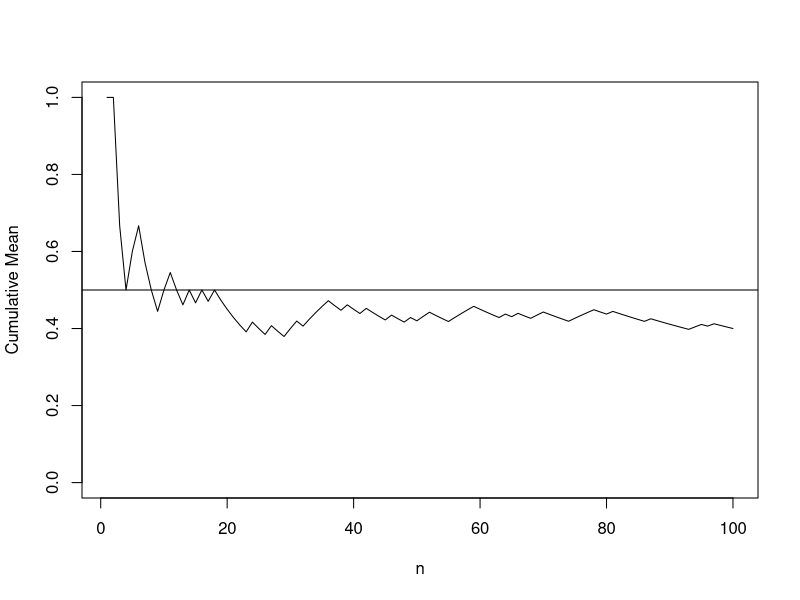
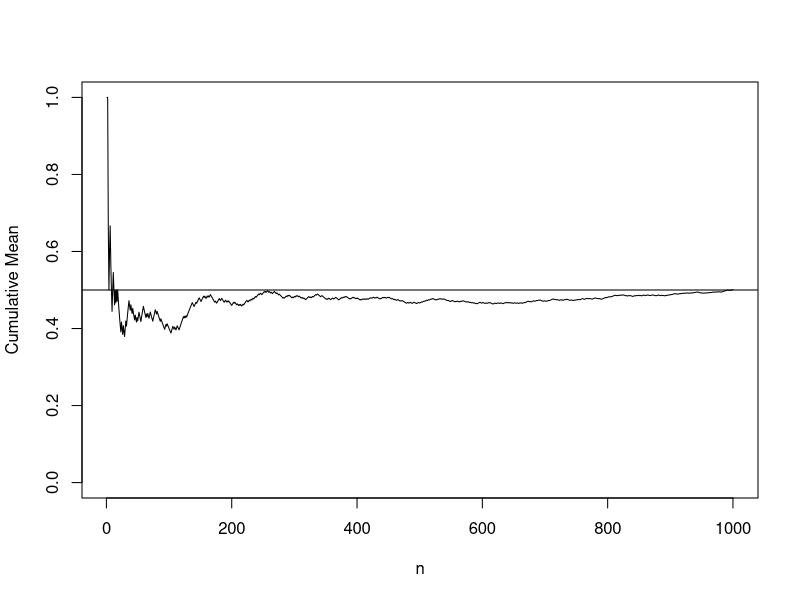
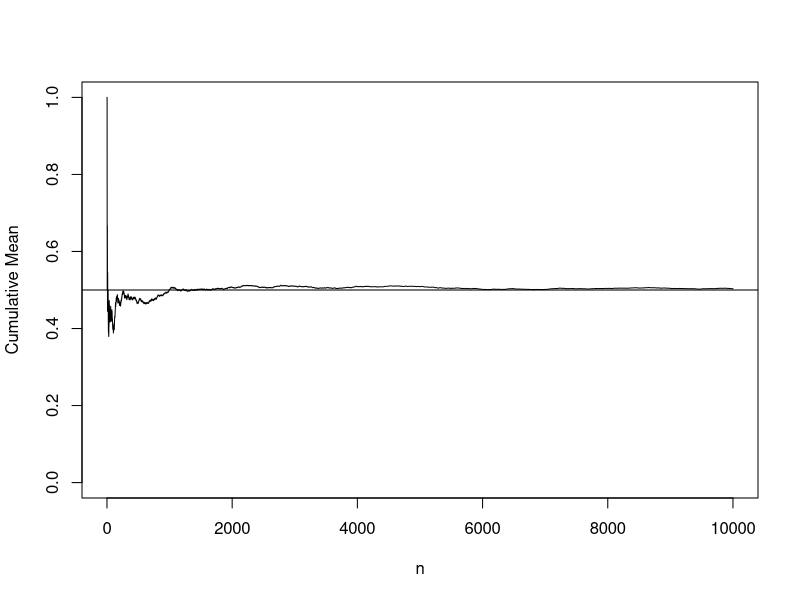
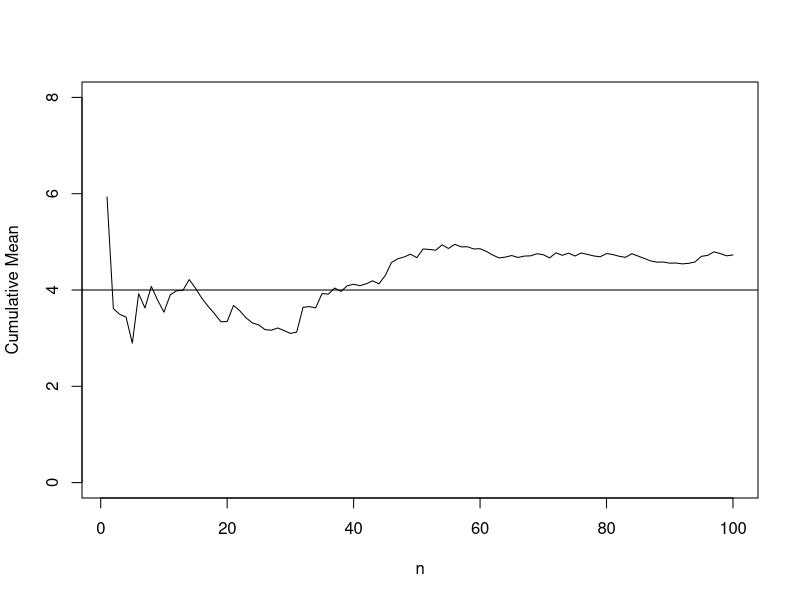
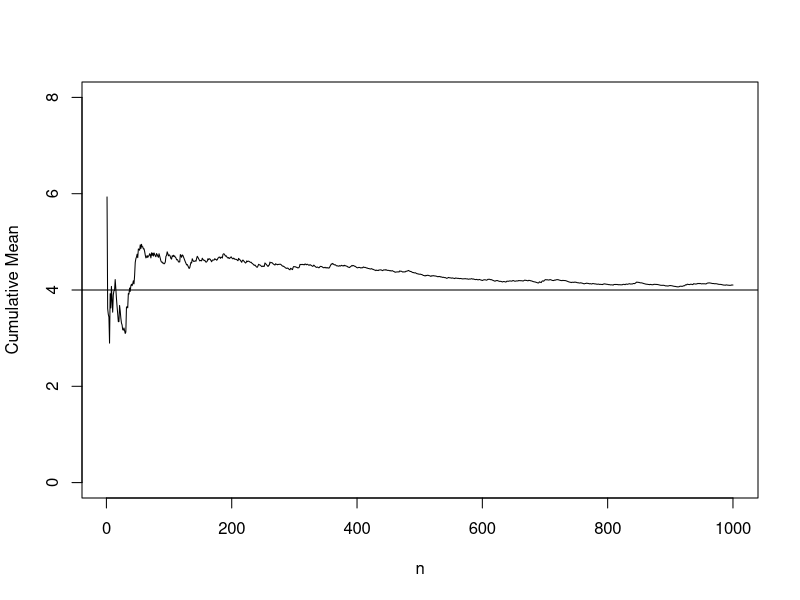
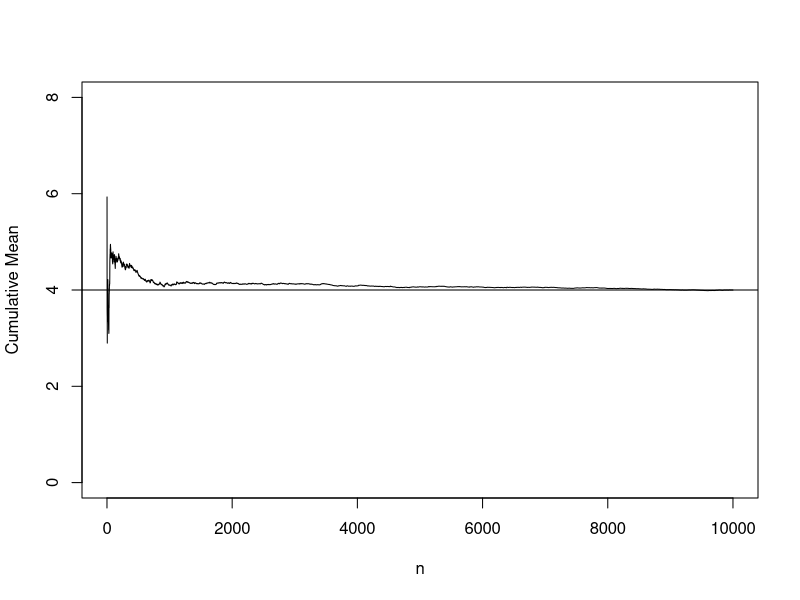
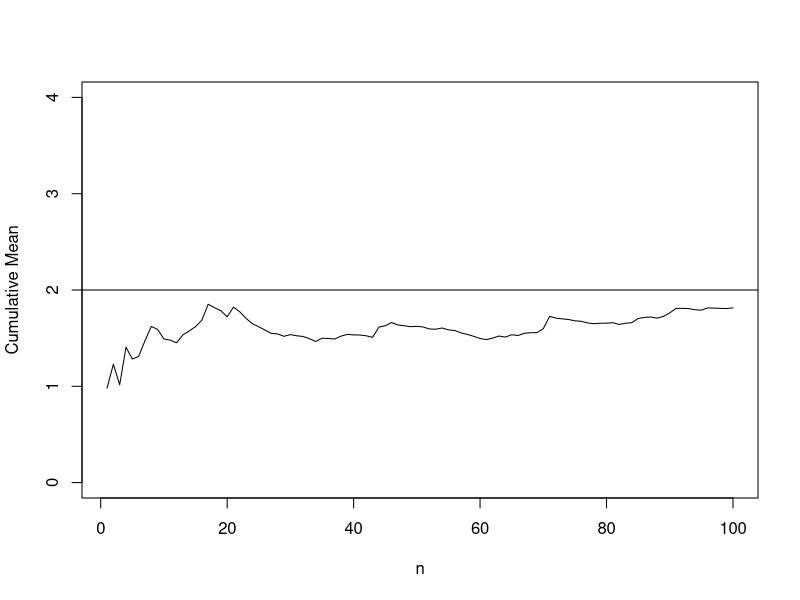
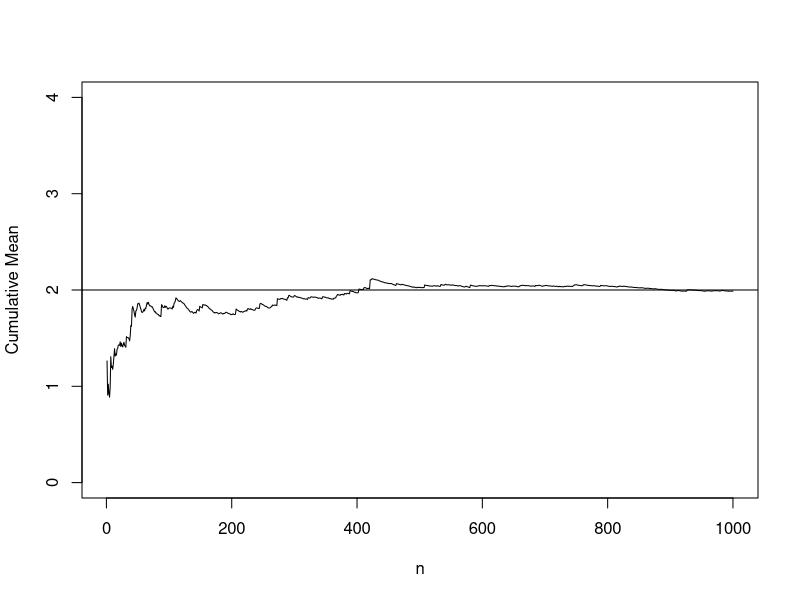

Write the R code that produced these figures, in order. (Note: this script raises an error after producing the figures.)
## ---- chunk 1
rbinom(n=30, size=1, prob=0.5)
## ---- chunk 2
library(dplyr)
bern_10000 <- rbinom(10000, 1, 0.5)
plot(1:100, cummean(bern_10000[1:100]), type="l", ylim=c(0,1),
     xlab="n", ylab="Cumulative Mean")
abline(h=0.5)
## ---- chunk 3
up_to <- 1000
plot(1:up_to, cummean(bern_10000[1:up_to]), type="l", ylim=c(0,1),
     xlab="n", ylab="Cumulative Mean")
abline(h=0.5)
## ---- chunk 4
up_to <- 10000
plot(1:up_to, cummean(bern_10000[1:up_to]), type="l", ylim=c(0,1),
     xlab="n", ylab="Cumulative Mean")
abline(h=0.5)
## ---- chunk 5

exp_10000 <- rexp(10000, rate=0.25)
up_to <- 100
plot(1:up_to, cummean(exp_10000[1:up_to]), type="l", ylim=c(0,8),
     xlab="n", ylab="Cumulative Mean")
abline(h=4)
## ---- chunk 6

up_to <- 1000
plot(1:up_to, cummean(exp_10000[1:up_to]), type="l", ylim=c(0,8),
     xlab="n", ylab="Cumulative Mean")
abline(h=4)
## ---- chunk 7

up_to <- 10000
plot(1:up_to, cummean(exp_10000[1:up_to]), type="l", ylim=c(0,8),
     xlab="n", ylab="Cumulative Mean")
abline(h=4)
## ---- chunk 8

neil_100000 <- sqrt(2*tan(pi*runif(100000)/2))

up_to <- 100
plot(1:up_to, cummean(neil_100000[1:up_to]), type="l", ylim=c(0,4),
     xlab="n", ylab="Cumulative Mean")
abline(h=2)
## ---- chunk 9

neil_100000 <- sqrt(2*tan(pi*runif(100000)/2))

up_to <- 1000
plot(1:up_to, cummean(neil_100000[1:up_to]), type="l", ylim=c(0,4),
     xlab="n", ylab="Cumulative Mean")
abline(h=2)
## ---- chunk 10

neil_100000 <- sqrt(2*tan(pi*runif(100000)/2))

up_to <- 10000
plot(1:up_to, cummean(neil_100000[1:up_to]), type="l", ylim=c(0,4),
     xlab="n", ylab="Cumulative Mean")
abline(h=2)
## ---- chunk 11

neil_100000 <- sqrt(2*tan(pi*runif(100000)/2))

up_to <- 100000
plot(1:up_to, cummean(neil_100000[1:up_to]), type="l", ylim=c(0,4),
     xlab="n", ylab="Cumulative Mean")
abline(h=2)
## ---- chunk 12

cauchy_100000 <- rcauchy(1000000)

up_to <- 1000000
plot(1:up_to, cummean(cauchy_100000[1:up_to]), type="l", ylim=c(-10,10),
     xlab="n", ylab="Cumulative Mean")

## ---- chunk 13
exp1 <- rexp(k)
x <- seq(0, ceiling(max(exp1)), length.out = 100)
hist(exp1, n=40, prob=TRUE, main="Histogram of Exp(1)", xlab="",ylab="")
lines(x, dexp(x), lwd=2, col="red")
## ---- chunk 14
exp1 <- rexp(k)
x <- seq(0, ceiling(max(exp1)), length.out = 100)
hist(exp1, nclass=40, prob=TRUE, main="Histogram of Exp(1)", xlab="",ylab="")
lines(x, dexp(x), lwd=2, col="red")
## ---- chunk 15
k <- 10000
n <- 10
p <- 1/3
mu <- 1/p
sigma <- sqrt((1-p)/p^2)
y_n <- (apply(replicate(k, rgeom(n, p)+1), 2, mean) - mu)/(sigma/sqrt(n))
hist(y_n, nclass = 40)
## ---- chunk 16
n <- 50
y_n <- (apply(replicate(k, rgeom(n, p)+1), 2, mean) - mu)/(sigma/sqrt(n))
hist(y_n, nclass = 40)
## ---- chunk 17
n <- 500
y_n <- (apply(replicate(k, rgeom(n, p)+1), 2, mean) - mu)/(sigma/sqrt(n))
hist(y_n, nclass = 40)
## ---- chunk 18
k <- 10000
n <- 10
lambda = 0.25
mu <- 1/lambda
sigma <- 1/lambda
y_n <- (apply(replicate(k, rexp(n, rate=lambda)), 2, mean) - mu)/(sigma/sqrt(n))
hist(y_n, nclass = 40)
## ---- chunk 19
k <- 10000
n <- 50
lambda = 0.25
mu <- 1/lambda
sigma <- 1/lambda
y_n <- (apply(replicate(k, rexp(n, rate=lambda)), 2, mean) - mu)/(sigma/sqrt(n))
hist(y_n, nclass = 40)
## ---- chunk 20
k <- 10000
n <- 500
lambda = 0.25
mu <- 1/lambda
sigma <- 1/lambda
y_n <- (apply(replicate(k, rexp(n, rate=lambda)), 2, mean) - mu)/(sigma/sqrt(n))
hist(y_n, nclass = 40)
